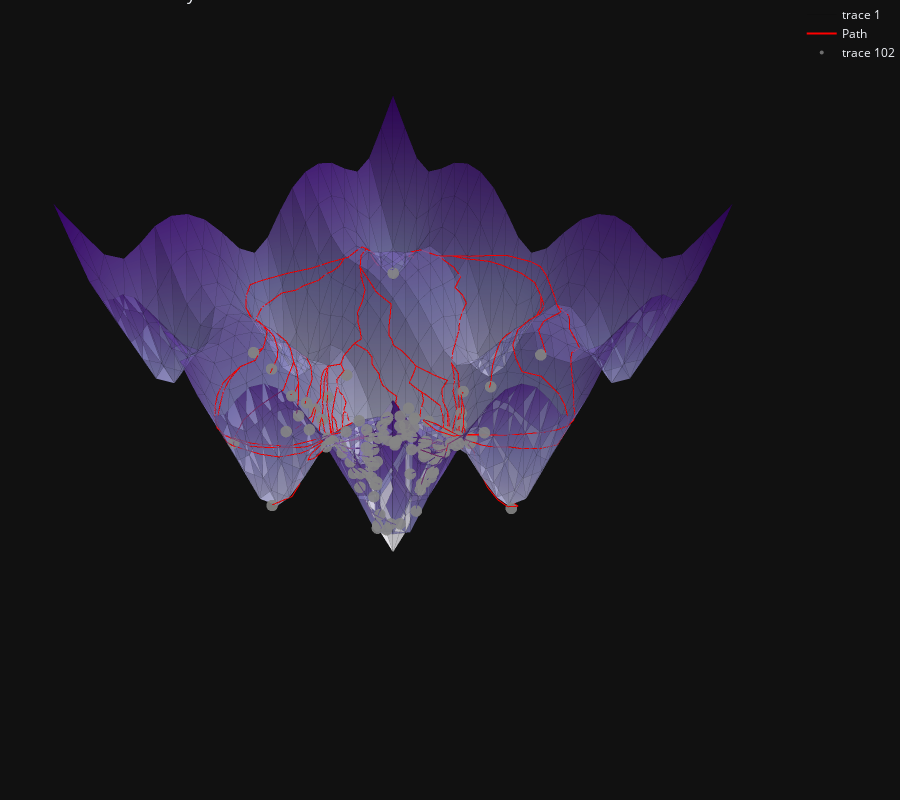

The notebook cell this image was saved under:
### Code cell
plot_mesh_plotly(**gs.mesh, title="Geodesic on Ackley function", lines=gamma_gs, show_edges=True, points=[z0] + [z_i for z_i in z_tilde], line_color='red')
